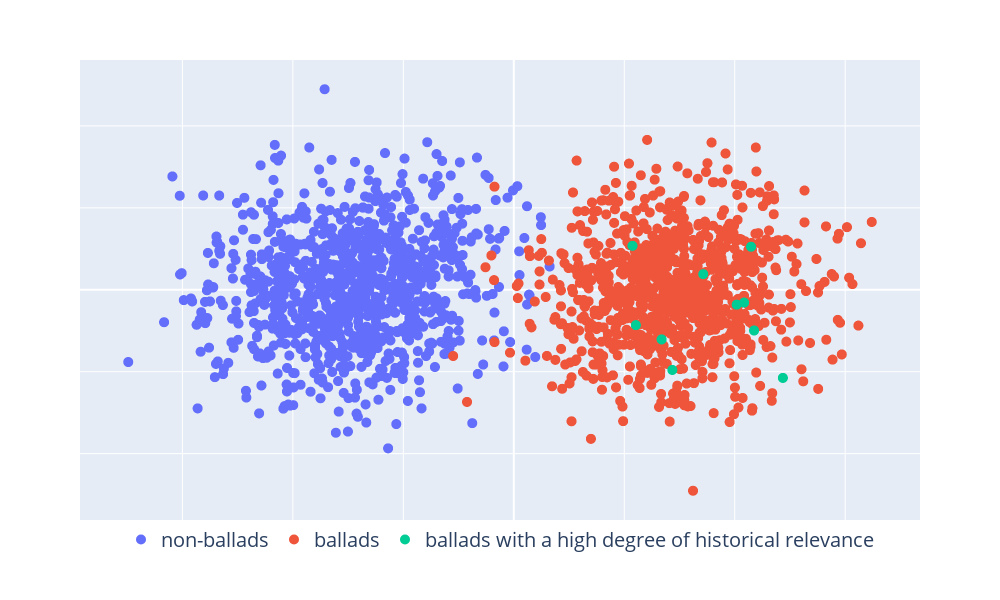

Source (notebook cell):
### Code cell
fig = px.scatter(
    df_plot_relevance,
    x = 'pca_x',
    y = 'pca_y',
    color = 'genre_plot',
    category_orders={'genre_plot': category_order_balladen},
    color_discrete_map=color_discrete_map_balladen
)
fig.update_traces(marker=dict(size=10))
fig.update_layout(
    width=1000, height=600,
    xaxis=dict(showticklabels=False, title=None),
    yaxis=dict(showticklabels=False, title=None),
    legend=dict(title='', title_font_size=20, font=dict(size=20), orientation='h', yanchor='top', y=0, x=.5, xanchor='center')
)
fig.show()
fig.write_image("results/pca_historicalrelevance.pdf")

### Figure 1 — Plotly figure (JSON) as saved in the notebook; plotly's stock layout.template omitted (floating-point values rounded to 4 significant figures; data arrays with more than 128 entries replaced by an {"elided": "..."} marker saying what was removed)
{"data": [{"hovertemplate": "genre_plot=non-ballads<br>pca_x=%{x}<br>pca_y=%{y}<extra></extra>", "legendgroup": "non-ballads", "marker": {"color": "#636EFA", "size": 10, "symbol": "circle"}, "mode": "markers", "name": "non-ballads", "showlegend": true, "type": "scattergl", "x": {"elided": "1000 float values"}, "xaxis": "x", "y": {"elided": "1000 float values"}, "yaxis": "y"}, {"hovertemplate": "genre_plot=ballads<br>pca_x=%{x}<br>pca_y=%{y}<extra></extra>", "legendgroup": "ballads", "marker": {"color": "#EF553B", "size": 10, "symbol": "circle"}, "mode": "markers", "name": "ballads", "showlegend": true, "type": "scattergl", "x": {"elided": "990 float values"}, "xaxis": "x", "y": {"elided": "990 float values"}, "yaxis": "y"}, {"hovertemplate": "genre_plot=ballads with a high degree of historical relevance<br>pca_x=%{x}<br>pca_y=%{y}<extra></extra>", "legendgroup": "ballads with a high degree of historical relevance", "marker": {"color": "#00CC96", "size": 10, "symbol": "circle"}, "mode": "markers", "name": "ballads with a high degree of historical relevance", "showlegend": true, "type": "scattergl", "x": [2.148, 2.436, 2.018, 2.085, 1.435, 1.715, 1.105, 2.175, 1.338, 1.075], "xaxis": "x", "y": [0.5252, -1.076, -0.1817, -0.1564, -0.9783, 0.1908, -0.4316, -0.497, -0.6057, 0.5367], "yaxis": "y"}], "layout": {"height": 600, "legend": {"font": {"size": 20}, "orientation": "h", "title": {"font": {"size": 20}, "text": ""}, "tracegroupgap": 0, "x": 0.5, "xanchor": "center", "y": 0, "yanchor": "top"}, "margin": {"t": 60}, "width": 1000, "xaxis": {"anchor": "y", "domain": [0, 1], "showticklabels": false, "title": {}}, "yaxis": {"anchor": "x", "domain": [0, 1], "showticklabels": false, "title": {}}}}
